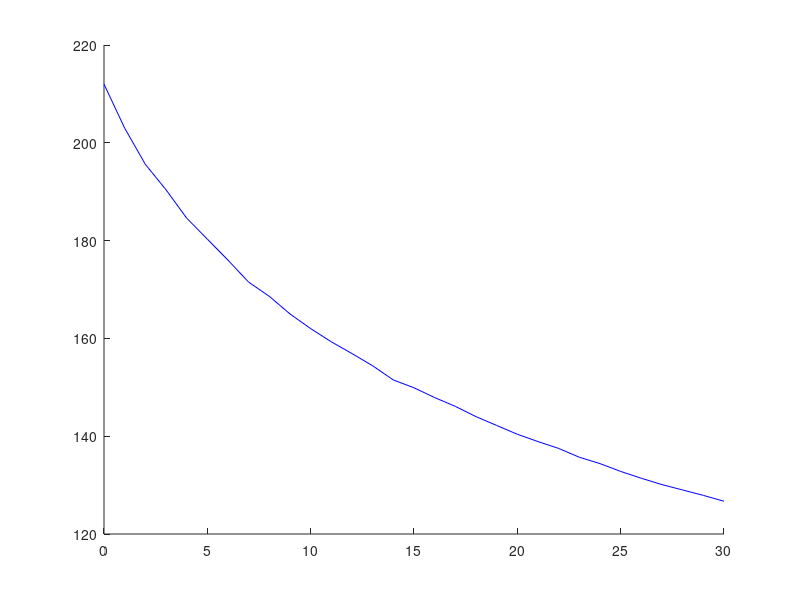

Reproduce this figure in MATLAB. (Note: this script raises an error after producing the figure.)
%% Water Steepest Descent With Gradient by Hand
% Author: Jevin Xu
% Description: Stores cooling data. Estimates initial and environmental
%              temperature with steepest descent on least squares error.
%              Gradient found by hand. Plots resulting model with 
%              observed data.
clear; clc; close;

% Newton's Law of Cooling Model
T = @(t, r, T0, Te) Te + (T0 - Te)*exp((-t*r^2)/100);

% Parameters (a: initial step size; e: min gradient two-norm)
a = 1e-6;
e = 1.00e-6;

% Initialize a vector (iterative step size)
A(1) = a;

% Time vector t
t = [0:30]';

% Measured temperature values
Tm = [
212;
203;
195.6;
190.4;
184.6;
180.3;
176;
171.5;
168.6;
165;
162;
159.3;
156.9;
154.4;
151.5;
149.9;
147.9;
146.1;
144;
142.2;
140.4;
138.9;
137.5;
135.7;
134.4;
132.8;
131.4;
130.1;
129;
127.9;
126.7;
116.5;
117.3;
112.8;
109.8;
106.9;
104.6;
];

% Function to minimize (Least Squares Error = LSERR)
l = 1:31;
LSERR = @(r, T0, Te) sum((T(t(l), r, T0, Te) - Tm(l)).^2);

% Initialization and initial guesses for parameters (r, T0, Te)
k = 1;
V(1:3, k) = [4, 212, 70]'; 

% Gradient function (in terms of r, T0, Te)
g = @(r, T0, Te) [
    sum(2.*(Te + (T0 - Te).*exp((-t(l).*r.^2)./100) - Tm(l)).*((T0 - Te).*(-2.*t(l).*r./100).*exp(-t(l).*r.^2./100)));
    sum(2.*(Te + (T0 - Te).*exp((-t(l).*r.^2)./100) - Tm(l)).*(exp(-t(l).*r.^2./100)));
    sum(2.*(Te + (T0 - Te).*exp((-t(l).*r.^2)./100) - Tm(l)).*(1-(exp(-t(l).*r.^2./100))))
];

% Run when gradient is not within 'e' of zero
while (norm(g(V(1,k), V(2,k), V(3,k))) > e && k < 1e5)
    % index j & define gradient
    j = 1;
    tempg = g(V(1,k), V(2,k), V(3,k));
    % Find right step size A(j)
    while (LSERR(V(1,k) - A(j) * tempg(1), V(2,k) - A(j) * tempg(2), V(3,k) - A(j) * tempg(3)) >= LSERR(V(1,k),V(2,k),V(3,k)) && j < 40)
        j = j + 1;
        A(j) = A(j-1)/2;
    end
    k = k + 1;
    V(1:3, k) = V(1:3, k-1) - A(j) * tempg;
end
% Print out optimized parameters (r, T0, Te)
disp(V(1:3, k))

% Plot over actual measurements (dt are small values of t to plot)
dt = [0:0.05:30]';

% Initialize T for computational efficiency (no need for continuous
% expansion)
dT = zeros(601, 1);

for z = 1:601
    dT(z) = T(dt(z), V(1,k), V(2,k), V(3,k));
end
plot(t,Tm(1:31), 'b', LineWidth=2, DisplayName='Actual');
hold on
plot(dt, dT, 'r', LineWidth=2, DisplayName='Approximation');
title('Water Temperature Over Time')
xlabel('Time(min)')
ylabel('Temperature(F)')
legend
